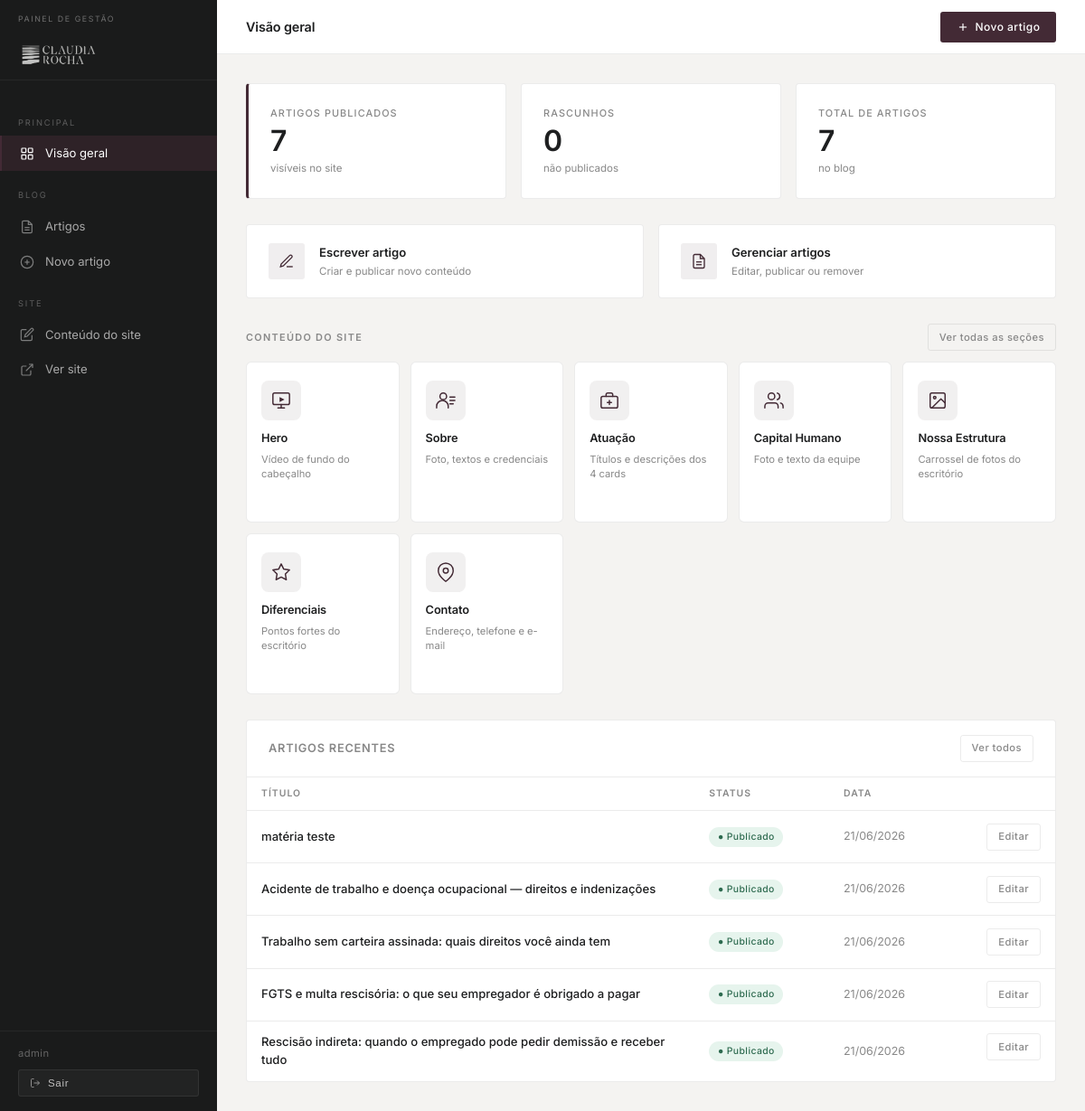
/painel/ (signed in), run on an earlier commit of the app's database.
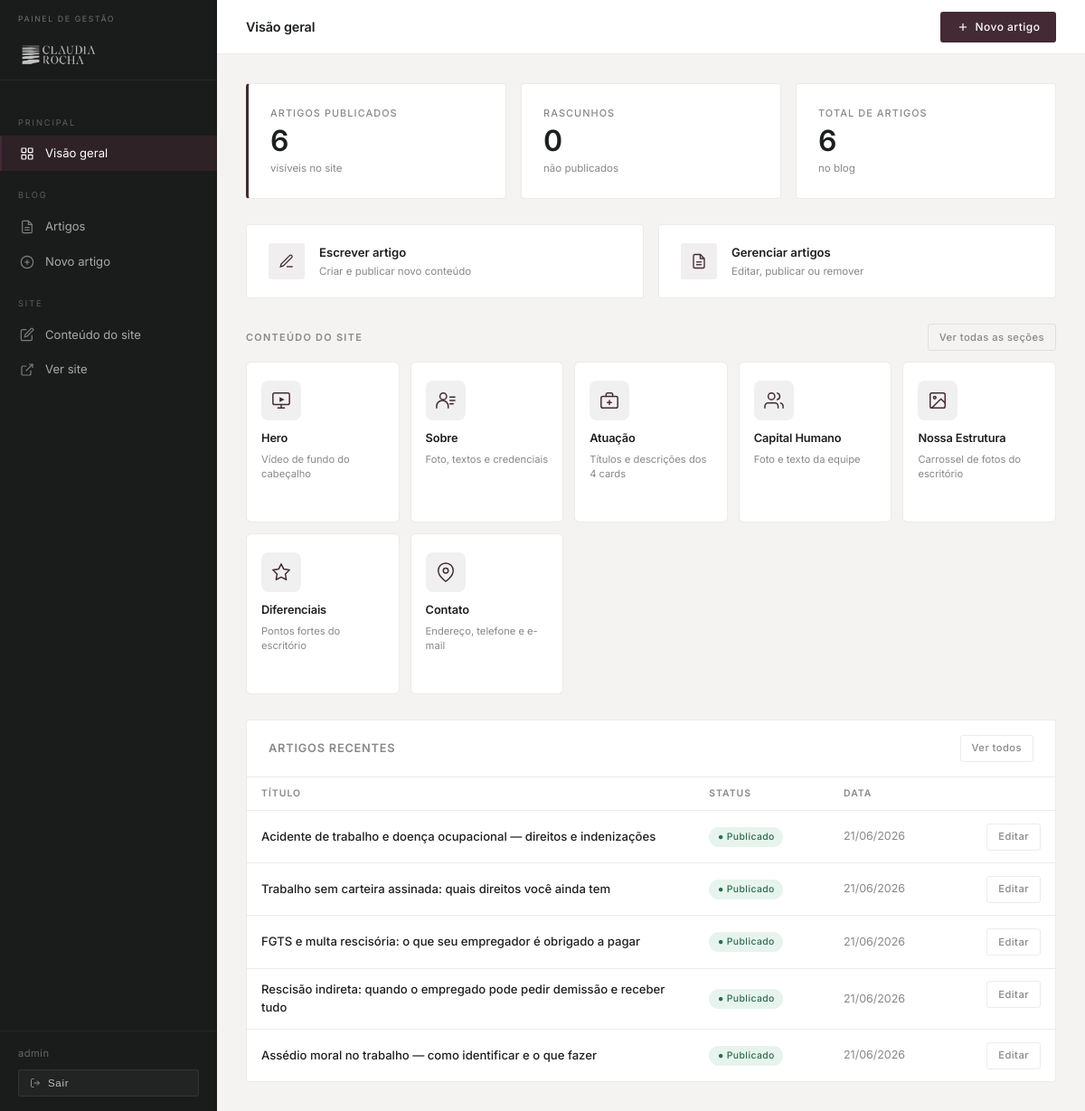
And on a later commit of the database.
### blog/models.py (models this page shows, shortened)
class Artigo(models.Model):
    titulo        = models.CharField('Título', max_length=300)
    slug          = models.SlugField(unique=True, blank=True, max_length=320)
    resumo        = models.TextField('Resumo', help_text='Aparece na listagem do blog')
    conteudo      = models.TextField('Conteúdo')
    imagem_capa   = models.ImageField('Imagem de capa', upload_to='blog/', blank=True)
    publicado     = models.BooleanField('Publicado', default=False)
    criado_em     = models.DateTimeField(auto_now_add=True)
    atualizado_em = models.DateTimeField(auto_now=True)
    class Meta:
        verbose_name = 'Artigo'
        verbose_name_plural = 'Artigos'
        ordering = ['-criado_em']

### core/views.py (the view)
# urls.py: path('painel/',                              core_views.painel_dashboard,       name='painel_dashboard'),
@login_required(login_url='/painel/login/')
def painel_dashboard(request):
    secoes_site = [(slug, info, _ICONES[slug], _DESC[slug]) for slug, info in SECOES.items()]
    ctx = {
        'artigos_recentes':  Artigo.objects.order_by('-criado_em')[:5],
        'total_artigos':     Artigo.objects.count(),
        'total_publicados':  Artigo.objects.filter(publicado=True).count(),
        'total_rascunhos':   Artigo.objects.filter(publicado=False).count(),
        'secoes_site':       secoes_site,
    }
    return render(request, 'painel/dashboard.html', ctx)

### templates/painel/dashboard.html (shortened to what this page needs)
{% extends "painel/base.html" %}
{% block nav_dashboard %}active{% endblock %}
{% block topbar_title %}Visão geral{% endblock %}
{% block topbar_actions %}
  <a href="/painel/artigos/novo/" class="btn btn-primary">
    <svg viewBox="0 0 24 24" fill="none" stroke="currentColor" stroke-width="2"><line x1="12" y1="5" x2="12" y2="19"/><line x1="5" y1="12" x2="19" y2="12"/></svg>
    Novo artigo
  </a>
{% endblock %}
{% block content %}
<div class="stats-grid">
  <div class="stat-card stat-card--accent">
    <span class="stat-card__label">Artigos publicados</span>
    <span class="stat-card__value">{{ total_publicados }}</span>
    <span class="stat-card__sub">visíveis no site</span>
  </div>
  <div class="stat-card">
    <span class="stat-card__label">Rascunhos</span>
    <span class="stat-card__value">{{ total_rascunhos }}</span>
    <span class="stat-card__sub">não publicados</span>
  </div>
  <div class="stat-card">
    <span class="stat-card__label">Total de artigos</span>
    <span class="stat-card__value">{{ total_artigos }}</span>
    <span class="stat-card__sub">no blog</span>
  </div>
</div>
<div class="quick-actions">
  <a href="/painel/artigos/novo/" class="quick-action">
    <div class="quick-action__icon">
      <svg viewBox="0 0 24 24" fill="none" stroke="currentColor" stroke-width="1.8"><path d="M12 20h9"/><path d="M16.5 3.5a2.121 2.121 0 0 1 3 3L7 19l-4 1 1-4L16.5 3.5z"/></svg>
    </div>
    <div>
      <div class="quick-action__label">Escrever artigo</div>
      <div class="quick-action__sub">Criar e publicar novo conteúdo</div>
    </div>
  </a>
  <a href="/painel/artigos/" class="quick-action">
    <div class="quick-action__icon">
      <svg viewBox="0 0 24 24" fill="none" stroke="currentColor" stroke-width="1.8"><path d="M14 2H6a2 2 0 0 0-2 2v16a2 2 0 0 0 2 2h12a2 2 0 0 0 2-2V8z"/><polyline points="14 2 14 8 20 8"/><line x1="16" y1="13" x2="8" y2="13"/><line x1="16" y1="17" x2="8" y2="17"/></svg>
    </div>
    <div>
      <div class="quick-action__label">Gerenciar artigos</div>
      <div class="quick-action__sub">Editar, publicar ou remover</div>
    </div>
  </a>
</div>
<div style="margin-bottom:1.75rem;">
  <div style="display:flex;align-items:center;justify-content:space-between;margin-bottom:.75rem;">
    <h2 style="font-size:.68rem;font-weight:600;letter-spacing:.12em;text-transform:uppercase;color:var(--text-muted);">Conteúdo do site</h2>
    <a href="/painel/conteudo/" class="btn btn-ghost btn-sm">Ver todas as seções</a>
  </div>
  <div style="display:grid;grid-template-columns:repeat(auto-fill,minmax(150px,1fr));gap:.75rem;">
    {% for slug, info, icon, desc in secoes_site %}
    <a href="/painel/conteudo/{{ slug }}/" class="secao-card">
      <div class="secao-card__icon">{{ icon|safe }}</div>
      <div class="secao-card__label">{{ info.label }}</div>
      <div class="secao-card__desc">{{ desc }}</div>
    </a>
    {% endfor %}
  </div>
</div>
<div class="card">
  <div class="card-header">
    <h2>Artigos recentes</h2>
    <a href="/painel/artigos/" class="btn btn-ghost btn-sm">Ver todos</a>
  </div>
  <div class="table-wrap">
    <table>
      <thead>
        <tr>
          <th>Título</th>
          <th>Status</th>
          <th>Data</th>
          <th></th>
        </tr>
      </thead>
      <tbody>
        {% for artigo in artigos_recentes %}
        <tr>
          <td class="td-title"><a href="/painel/artigos/{{ artigo.id }}/editar/">{{ artigo.titulo }}</a></td>
          <td>
            {% if artigo.publicado %}
              <span class="badge badge-pub">● Publicado</span>
            {% else %}
              <span class="badge badge-rascunho">○ Rascunho</span>
            {% endif %}
          </td>
          <td style="color:#888;font-size:.78rem;white-space:nowrap;">{{ artigo.criado_em|date:"d/m/Y" }}</td>
          <td class="td-actions">
            <a href="/painel/artigos/{{ artigo.id }}/editar/" class="btn btn-ghost btn-sm">Editar</a>
          </td>
        </tr>
        {% empty %}
        <tr><td colspan="4" style="text-align:center;padding:2rem;color:#aaa;font-size:.82rem;">Nenhum artigo ainda. <a href="/painel/artigos/novo/" style="color:var(--vinho)">Criar o primeiro →</a></td></tr>
        {% endfor %}
      </tbody>
    </table>
  </div>
</div>
{% endblock %}

### templates/painel/base.html (shortened to what this page needs)
{% load static %}
<!DOCTYPE html>
<html lang="pt-BR">
<head>
</head>
<body>
  <aside class="sidebar">
    <a href="/painel/" class="sidebar__brand" style="flex-direction:column;align-items:flex-start;height:auto;padding:.85rem 1.25rem;">
      <div class="sidebar__brand-sub" style="margin-bottom:.45rem;">PAINEL DE GESTÃO</div>
      <img src="{% static 'img/logo_horizontal.png' %}" alt="Cláudia Rocha" style="height:28px;width:auto;opacity:.85;"/>
    </a>
    <nav class="sidebar__nav">
      <div class="sidebar__section">Principal</div>
      <a href="/painel/" class="sidebar__link {% block nav_dashboard %}{% endblock %}">
        <svg viewBox="0 0 24 24" fill="none" stroke="currentColor" stroke-width="1.8">
          <rect x="3" y="3" width="7" height="7" rx="1"/><rect x="14" y="3" width="7" height="7" rx="1"/>
          <rect x="3" y="14" width="7" height="7" rx="1"/><rect x="14" y="14" width="7" height="7" rx="1"/>
        </svg>
        Visão geral
      </a>
      <div class="sidebar__section">Blog</div>
      <a href="/painel/artigos/" class="sidebar__link {% block nav_artigos %}{% endblock %}">
        <svg viewBox="0 0 24 24" fill="none" stroke="currentColor" stroke-width="1.8">
          <path d="M14 2H6a2 2 0 0 0-2 2v16a2 2 0 0 0 2 2h12a2 2 0 0 0 2-2V8z"/>
          <polyline points="14 2 14 8 20 8"/>
          <line x1="16" y1="13" x2="8" y2="13"/><line x1="16" y1="17" x2="8" y2="17"/>
        </svg>
        Artigos
      </a>
      <a href="/painel/artigos/novo/" class="sidebar__link {% block nav_novo %}{% endblock %}">
        <svg viewBox="0 0 24 24" fill="none" stroke="currentColor" stroke-width="1.8">
          <circle cx="12" cy="12" r="10"/>
          <line x1="12" y1="8" x2="12" y2="16"/><line x1="8" y1="12" x2="16" y2="12"/>
        </svg>
        Novo artigo
      </a>
      <div class="sidebar__section">Site</div>
      <a href="/painel/conteudo/" class="sidebar__link {% block nav_conteudo %}{% endblock %}">
        <svg viewBox="0 0 24 24" fill="none" stroke="currentColor" stroke-width="1.8">
          <path d="M11 4H4a2 2 0 0 0-2 2v14a2 2 0 0 0 2 2h14a2 2 0 0 0 2-2v-7"/>
          <path d="M18.5 2.5a2.121 2.121 0 0 1 3 3L12 15l-4 1 1-4 9.5-9.5z"/>
        </svg>
        Conteúdo do site
      </a>
      <a href="/" target="_blank" class="sidebar__link">
        <svg viewBox="0 0 24 24" fill="none" stroke="currentColor" stroke-width="1.8">
          <path d="M18 13v6a2 2 0 0 1-2 2H5a2 2 0 0 1-2-2V8a2 2 0 0 1 2-2h6"/>
          <polyline points="15 3 21 3 21 9"/><line x1="10" y1="14" x2="21" y2="3"/>
        </svg>
        Ver site
      </a>
    </nav>
    <div class="sidebar__footer">
      <div class="sidebar__user">{{ request.user.username }}</div>
      <form method="post" action="/painel/logout/" style="margin:0">
        <button type="submit" class="sidebar__logout">
          <svg width="12" height="12" viewBox="0 0 24 24" fill="none" stroke="currentColor" stroke-width="2">
            <path d="M9 21H5a2 2 0 0 1-2-2V5a2 2 0 0 1 2-2h4"/>
            <polyline points="16 17 21 12 16 7"/><line x1="21" y1="12" x2="9" y2="12"/>
          </svg>
          Sair
        </button>
      </form>
    </div>
  </aside>
  <main class="main">
    <div class="topbar">
      <span class="topbar__title">{% block topbar_title %}Painel{% endblock %}</span>
      <div class="topbar__actions">{% block topbar_actions %}{% endblock %}</div>
    </div>
    <div class="content">
      {% block content %}{% endblock %}
    </div>
  </main>
</body>
</html>

What changed in the data, as far as the page shows it:
removed Artigo: titulo "matéria teste", publicado "● Publicado", criado_em "21/06/2026"
now on this page (row edited): Artigo: titulo "Assédio moral no trabalho — como identificar e o que fazer", publicado "● Publicado", criado_em "21/06/2026"
Also different on the page:
{{ total_publicados }}: "7" → "6"
{{ total_artigos }}: "7" → "6"
